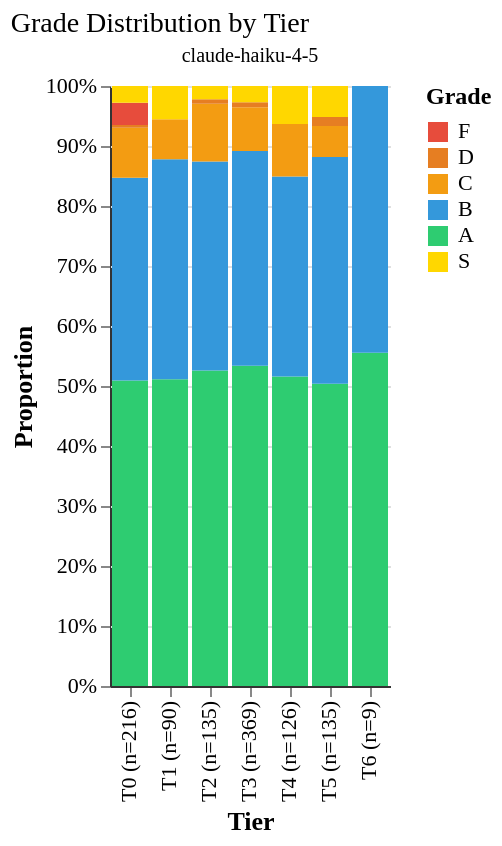

Here is the Vega-Lite specification saved for this chart:
### Vega-Lite specification from a JSON file in a GitHub repository (floating-point values rounded to 4 significant figures)
{"config": {"font": "serif", "axis": {"labelFontSize": 11, "titleFontSize": 13, "gridColor": "#e0e0e0", "domainColor": "#333333"}, "legend": {"labelFontSize": 11, "titleFontSize": 12}, "title": {"fontSize": 14, "anchor": "start", "fontWeight": "normal"}, "view": {"stroke": null, "continuousWidth": 400, "continuousHeight": 300}, "mark": {"tooltip": true}}, "data": {"name": "data-5f744b167d6c52139a746a30694165ce"}, "facet": {"column": {"field": "agent_model", "title": null, "type": "nominal"}}, "spec": {"mark": {"type": "bar"}, "encoding": {"color": {"field": "grade", "scale": {"domain": ["F", "D", "C", "B", "A", "S"], "range": ["#e74c3c", "#e67e22", "#f39c12", "#3498db", "#2ecc71", "#FFD700"]}, "sort": ["F", "D", "C", "B", "A", "S"], "title": "Grade", "type": "ordinal"}, "order": {"field": "grade", "sort": "ascending", "type": "ordinal"}, "tooltip": [{"field": "tier", "title": "Tier", "type": "ordinal"}, {"field": "grade", "title": "Grade", "type": "ordinal"}, {"field": "count", "title": "Count", "type": "quantitative"}, {"field": "total", "title": "Total Runs", "type": "quantitative"}, {"field": "proportion", "format": ".2%", "title": "Proportion", "type": "quantitative"}], "x": {"field": "tier_label", "sort": {"field": "tier", "order": "ascending"}, "title": "Tier", "type": "nominal"}, "y": {"field": "proportion", "stack": "normalize", "title": "Proportion", "type": "quantitative"}}}, "resolve": {"scale": {"x": "independent"}}, "title": "Grade Distribution by Tier", "$schema": "https://vega.github.io/schema/vega-lite/v6.1.0.json", "datasets": {"data-5f744b167d6c52139a746a30694165ce": [{"agent_model": "claude-haiku-4-5", "tier": "T0", "grade": "A", "count": 110, "total": 216, "proportion": 0.5093, "tier_label": "T0 (n=216)"}, {"agent_model": "claude-haiku-4-5", "tier": "T0", "grade": "B", "count": 73, "total": 216, "proportion": 0.338, "tier_label": "T0 (n=216)"}, {"agent_model": "claude-haiku-4-5", "tier": "T0", "grade": "C", "count": 18, "total": 216, "proportion": 0.08333, "tier_label": "T0 (n=216)"}, {"agent_model": "claude-haiku-4-5", "tier": "T0", "grade": "D", "count": 1, "total": 216, "proportion": 0.00463, "tier_label": "T0 (n=216)"}, {"agent_model": "claude-haiku-4-5", "tier": "T0", "grade": "F", "count": 8, "total": 216, "proportion": 0.03704, "tier_label": "T0 (n=216)"}, {"agent_model": "claude-haiku-4-5", "tier": "T0", "grade": "S", "count": 6, "total": 216, "proportion": 0.02778, "tier_label": "T0 (n=216)"}, {"agent_model": "claude-haiku-4-5", "tier": "T1", "grade": "A", "count": 46, "total": 90, "proportion": 0.5111, "tier_label": "T1 (n=90)"}, {"agent_model": "claude-haiku-4-5", "tier": "T1", "grade": "B", "count": 33, "total": 90, "proportion": 0.3667, "tier_label": "T1 (n=90)"}, {"agent_model": "claude-haiku-4-5", "tier": "T1", "grade": "C", "count": 6, "total": 90, "proportion": 0.06667, "tier_label": "T1 (n=90)"}, {"agent_model": "claude-haiku-4-5", "tier": "T1", "grade": "S", "count": 5, "total": 90, "proportion": 0.05556, "tier_label": "T1 (n=90)"}, {"agent_model": "claude-haiku-4-5", "tier": "T2", "grade": "A", "count": 71, "total": 135, "proportion": 0.5259, "tier_label": "T2 (n=135)"}, {"agent_model": "claude-haiku-4-5", "tier": "T2", "grade": "B", "count": 47, "total": 135, "proportion": 0.3481, "tier_label": "T2 (n=135)"}, {"agent_model": "claude-haiku-4-5", "tier": "T2", "grade": "C", "count": 13, "total": 135, "proportion": 0.0963, "tier_label": "T2 (n=135)"}, {"agent_model": "claude-haiku-4-5", "tier": "T2", "grade": "D", "count": 1, "total": 135, "proportion": 0.007407, "tier_label": "T2 (n=135)"}, {"agent_model": "claude-haiku-4-5", "tier": "T2", "grade": "S", "count": 3, "total": 135, "proportion": 0.02222, "tier_label": "T2 (n=135)"}, {"agent_model": "claude-haiku-4-5", "tier": "T3", "grade": "A", "count": 197, "total": 369, "proportion": 0.5339, "tier_label": "T3 (n=369)"}, {"agent_model": "claude-haiku-4-5", "tier": "T3", "grade": "B", "count": 132, "total": 369, "proportion": 0.3577, "tier_label": "T3 (n=369)"}, {"agent_model": "claude-haiku-4-5", "tier": "T3", "grade": "C", "count": 27, "total": 369, "proportion": 0.07317, "tier_label": "T3 (n=369)"}, {"agent_model": "claude-haiku-4-5", "tier": "T3", "grade": "D", "count": 3, "total": 369, "proportion": 0.00813, "tier_label": "T3 (n=369)"}, {"agent_model": "claude-haiku-4-5", "tier": "T3", "grade": "S", "count": 10, "total": 369, "proportion": 0.0271, "tier_label": "T3 (n=369)"}, {"agent_model": "claude-haiku-4-5", "tier": "T4", "grade": "A", "count": 65, "total": 126, "proportion": 0.5159, "tier_label": "T4 (n=126)"}, {"agent_model": "claude-haiku-4-5", "tier": "T4", "grade": "B", "count": 42, "total": 126, "proportion": 0.3333, "tier_label": "T4 (n=126)"}, {"agent_model": "claude-haiku-4-5", "tier": "T4", "grade": "C", "count": 11, "total": 126, "proportion": 0.0873, "tier_label": "T4 (n=126)"}, {"agent_model": "claude-haiku-4-5", "tier": "T4", "grade": "S", "count": 8, "total": 126, "proportion": 0.06349, "tier_label": "T4 (n=126)"}, {"agent_model": "claude-haiku-4-5", "tier": "T5", "grade": "A", "count": 68, "total": 135, "proportion": 0.5037, "tier_label": "T5 (n=135)"}, {"agent_model": "claude-haiku-4-5", "tier": "T5", "grade": "B", "count": 51, "total": 135, "proportion": 0.3778, "tier_label": "T5 (n=135)"}, {"agent_model": "claude-haiku-4-5", "tier": "T5", "grade": "C", "count": 7, "total": 135, "proportion": 0.05185, "tier_label": "T5 (n=135)"}, {"agent_model": "claude-haiku-4-5", "tier": "T5", "grade": "D", "count": 2, "total": 135, "proportion": 0.01481, "tier_label": "T5 (n=135)"}, {"agent_model": "claude-haiku-4-5", "tier": "T5", "grade": "S", "count": 7, "total": 135, "proportion": 0.05185, "tier_label": "T5 (n=135)"}, {"agent_model": "claude-haiku-4-5", "tier": "T6", "grade": "A", "count": 5, "total": 9, "proportion": 0.5556, "tier_label": "T6 (n=9)"}, {"agent_model": "claude-haiku-4-5", "tier": "T6", "grade": "B", "count": 4, "total": 9, "proportion": 0.4444, "tier_label": "T6 (n=9)"}]}}
